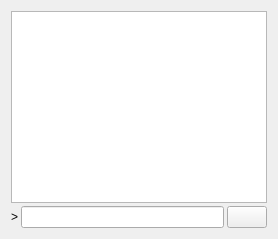
     <widget class="QWidget" name="tab_console">
      <attribute name="title">
       <string>&amp;Console</string>
      </attribute>
      <layout class="QVBoxLayout" name="verticalLayout_3">
       <property name="spacing">
        <number>3</number>
       </property>
       <item>
        <widget class="QTextEdit" name="messagesWidget">
         <property name="minimumSize">
          <size>
           <width>0</width>
           <height>100</height>
          </size>
         </property>
         <property name="readOnly">
          <bool>true</bool>
         </property>
         <property name="tabKeyNavigation" stdset="0">
          <bool>false</bool>
         </property>
         <property name="columnCount" stdset="0">
          <number>2</number>
         </property>
        </widget>
       </item>
       <item>
        <layout class="QHBoxLayout" name="horizontalLayout">
         <property name="spacing">
          <number>3</number>
         </property>
         <item>
          <widget class="QLabel" name="label">
           <property name="text">
            <string notr="true">&gt;</string>
           </property>
          </widget>
         </item>
         <item>
          <widget class="QLineEdit" name="lineEdit"/>
         </item>
         <item>
          <widget class="QPushButton" name="clearButton">
           <property name="maximumSize">
            <size>
             <width>40</width>
             <height>40</height>
            </size>
           </property>
           <property name="toolTip">
            <string>Clear console</string>
           </property>
           <property name="text">
            <string/>
           </property>
           <property name="icon">
            <iconset resource="../prium.qrc">
             <normaloff>:/icons/remove</normaloff>:/icons/remove</iconset>
           </property>
           <property name="shortcut">
            <string notr="true">Ctrl+L</string>
           </property>
           <property name="autoDefault">
            <bool>false</bool>
           </property>
          </widget>
         </item>
        </layout>
       </item>
      </layout>
     </widget>
